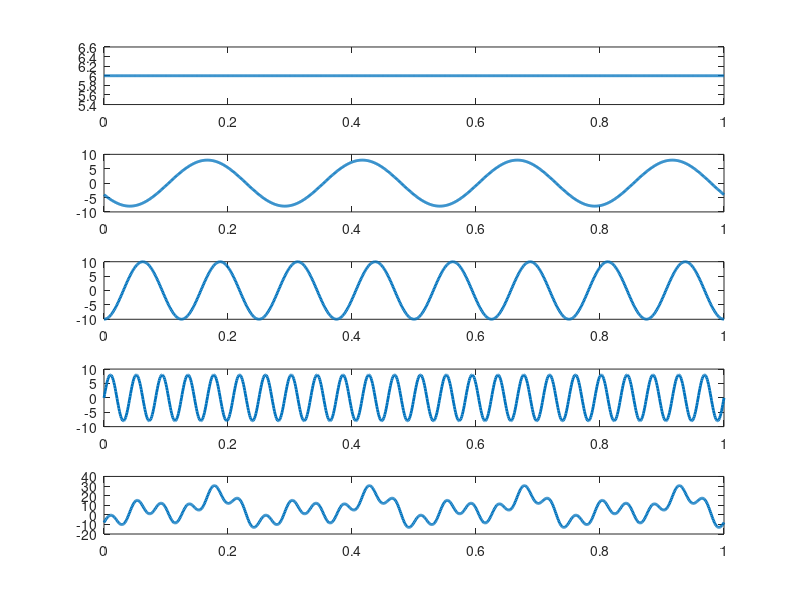

The MATLAB source for this figure:

f0 = 0;
f1 = 4;
f2 = 8;
f3 = 24;

A0 = 6;
A1 = 8;
A2 = 10;
A3 = 8;

phi0 = 0;
phi1 = 2*pi/3;
phi2 = -1*pi;
phi3 = -1*pi/2;


t = 0:1/1000:1;

x0 = A0*cos(2*pi*f0*t+ phi0);
x1 = A1*cos(2*pi*f1*t+ phi1);
x2 = A2*cos(2*pi*f2*t+ phi2);
x3 = A3*cos(2*pi*f3*t+ phi3);

x = x0 + x1 + x2 + x3;

subplot(511), plot(t, x0, 'LineWidth', 2);
subplot(512), plot(t, x1, 'LineWidth', 2);
subplot(513), plot(t, x2, 'LineWidth', 2);
subplot(514), plot(t, x3, 'LineWidth', 2);
subplot(515), plot(t, x, 'LineWidth', 2);









